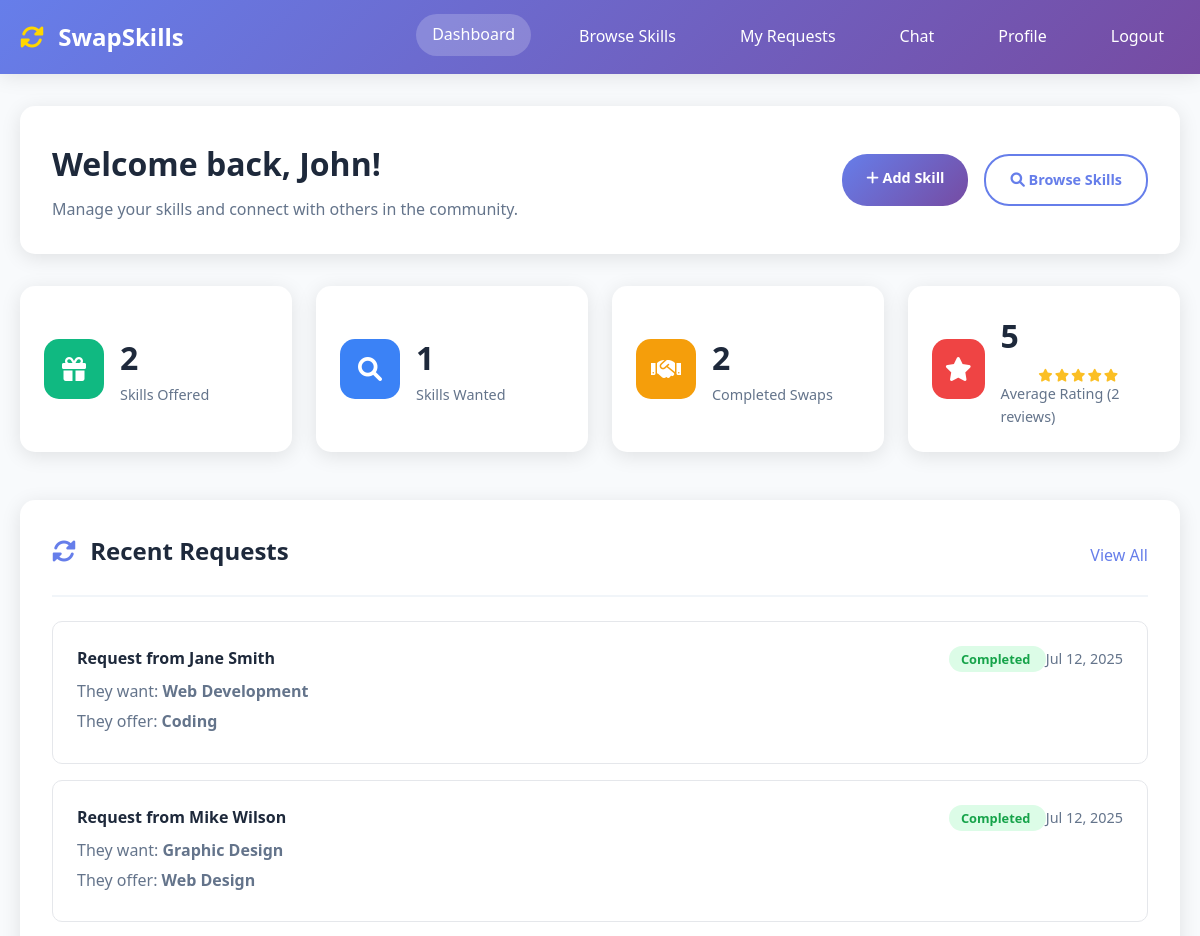
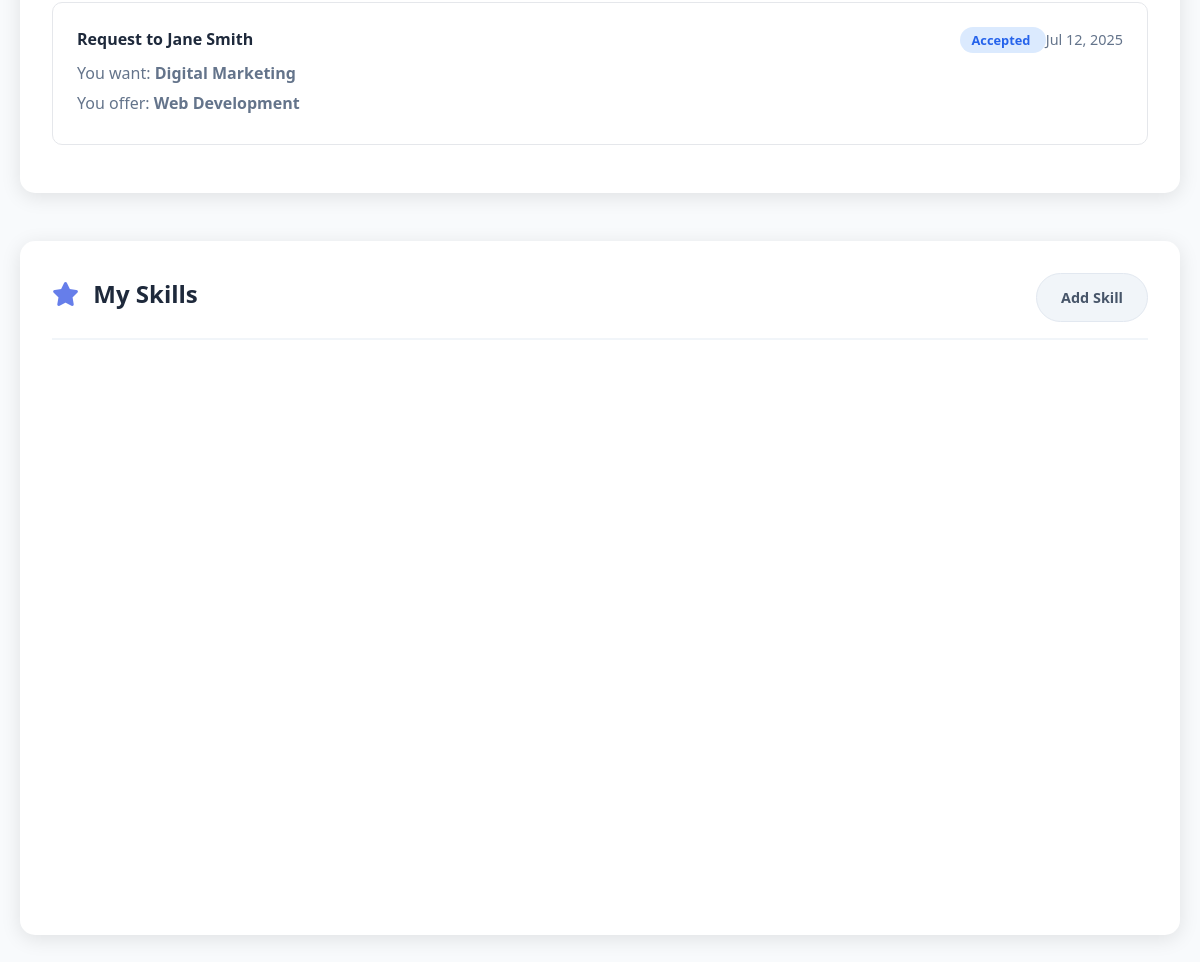
/dashboard.php (signed in), run on the app's committed database (2 pictures, top to bottom).
### tables this page shows
CREATE TABLE `users` (
  `id` int(11) NOT NULL,
  `username` varchar(50) NOT NULL,
  `email` varchar(100) NOT NULL,
  `password` varchar(255) NOT NULL,
  `first_name` varchar(50) DEFAULT NULL,
  `last_name` varchar(50) DEFAULT NULL,
  `profile_image` varchar(255) DEFAULT NULL,
  `location` varchar(100) DEFAULT NULL,
  `availability` text DEFAULT NULL,
  `bio` text DEFAULT NULL,
  `is_public` tinyint(1) DEFAULT 1,
  `is_admin` tinyint(1) DEFAULT 0,
  `is_banned` tinyint(1) DEFAULT 0,
  `last_login` timestamp NULL DEFAULT NULL,
  `created_at` timestamp NOT NULL DEFAULT current_timestamp(),
  `updated_at` timestamp NOT NULL DEFAULT current_timestamp() ON UPDATE current_timestamp()
);

CREATE TABLE `swap_requests` (
  `id` int(11) NOT NULL,
  `requester_id` int(11) NOT NULL,
  `provider_id` int(11) NOT NULL,
  `requester_skill_id` int(11) DEFAULT NULL,
  `provider_skill_id` int(11) NOT NULL,
  `status` enum('pending','accepted','rejected','completed') DEFAULT 'pending',
  `message` text DEFAULT NULL,
  `created_at` timestamp NOT NULL DEFAULT current_timestamp(),
  `updated_at` timestamp NOT NULL DEFAULT current_timestamp() ON UPDATE current_timestamp()
);

CREATE TABLE `skills` (
  `id` int(11) NOT NULL,
  `user_id` int(11) NOT NULL,
  `name` varchar(100) NOT NULL,
  `description` text DEFAULT NULL,
  `category` varchar(50) DEFAULT NULL,
  `level` enum('beginner','intermediate','expert') DEFAULT 'beginner',
  `is_offered` tinyint(1) DEFAULT 1,
  `created_at` timestamp NOT NULL DEFAULT current_timestamp()
);

### config.php (called while the page is built, shortened)
<?php
function getDBConnection() {
    try {
        $pdo = new PDO("mysql:host=".DB_HOST.";dbname=".DB_NAME, DB_USER, DB_PASS);
        $pdo->setAttribute(PDO::ATTR_ERRMODE, PDO::ERRMODE_EXCEPTION);
        return $pdo;
    } catch(PDOException $e) {
        die("Connection failed: " . $e->getMessage());
    }
}
function getCurrentUser() {
    $pdo = getDBConnection();
    $stmt = $pdo->prepare("SELECT * FROM users WHERE id = ?");
    $stmt->execute([$_SESSION['user_id']]);
    return $stmt->fetch(PDO::FETCH_ASSOC);
}
?>

### dashboard.php (the view, shortened to what this page needs)
<?php
require_once 'config.php';
$user = getCurrentUser();
$pdo = getDBConnection();
$stmt = $pdo->prepare("
    SELECT sr.*,
           u1.first_name as requester_first_name, u1.last_name as requester_last_name,
           u2.first_name as provider_first_name, u2.last_name as provider_last_name,
           s1.name as requester_skill_name, s2.name as provider_skill_name
    FROM swap_requests sr
    LEFT JOIN users u1 ON sr.requester_id = u1.id
    LEFT JOIN users u2 ON sr.provider_id = u2.id
    LEFT JOIN skills s1 ON sr.requester_skill_id = s1.id
    LEFT JOIN skills s2 ON sr.provider_skill_id = s2.id
    WHERE sr.requester_id = ? OR sr.provider_id = ?
    ORDER BY sr.created_at DESC LIMIT 5
");
$stmt->execute([$user['id'], $user['id']]);
$recentRequests = $stmt->fetchAll(PDO::FETCH_ASSOC);
$stmt = $pdo->prepare("SELECT COUNT(*) as count FROM skills WHERE user_id = ? AND is_offered = 1");
$stmt->execute([$user['id']]);
$offeredSkills = $stmt->fetch()['count'];
$stmt = $pdo->prepare("SELECT COUNT(*) as count FROM skills WHERE user_id = ? AND is_offered = 0");
$stmt->execute([$user['id']]);
$wantedSkills = $stmt->fetch()['count'];
$stmt = $pdo->prepare("SELECT COUNT(*) as count FROM swap_requests WHERE (requester_id = ? OR provider_id = ?) AND status = 'completed'");
$stmt->execute([$user['id'], $user['id']]);
$completedSwaps = $stmt->fetch()['count'];
$stmt = $pdo->prepare("SELECT AVG(rating) as avg_rating, COUNT(*) as total_ratings FROM reviews WHERE reviewee_id = ?");
$stmt->execute([$user['id']]);
$ratingData = $stmt->fetch(PDO::FETCH_ASSOC);
$averageRating = $ratingData['avg_rating'] ? round($ratingData['avg_rating'], 1) : 0;
$totalRatings = $ratingData['total_ratings'];
?>
<!DOCTYPE html>
<html lang="en">
<head>
    <link rel="stylesheet" href="css/style.css">
    <link href="https://cdnjs.cloudflare.com/ajax/libs/font-awesome/6.0.0/css/all.min.css" rel="stylesheet">
</head>
<body>
    <nav class="navbar">
        <div class="nav-container">
            <div class="nav-logo">
                <h2><i class="fa-solid fa-rotate"></i> SwapSkills</h2>
            </div>
            <div class="nav-menu">
                <a href="dashboard.php" class="nav-link active">Dashboard</a>
                <a href="browse.php" class="nav-link">Browse Skills</a>
                <a href="requests.php" class="nav-link">My Requests</a>
                <a href="chat.php" class="nav-link">
                    Chat
                </a>
                <a href="profile.php" class="nav-link">Profile</a>
                <a href="logout.php" class="nav-link">Logout</a>
            </div>
        </div>
    </nav>
    <div class="dashboard-container">
        <div class="dashboard-header">
            <div class="welcome-section">
                <h1>Welcome back, <?php echo htmlspecialchars($user['first_name']); ?>!</h1>
                <p>Manage your skills and connect with others in the community.</p>
            </div>
            <div class="quick-actions">
                <a href="add-skill.php" class="btn btn-primary">
                    <i class="fas fa-plus"></i> Add Skill
                </a>
                <a href="browse.php" class="btn btn-outline">
                    <i class="fas fa-search"></i> Browse Skills
                </a>
            </div>
        </div>
        <div class="stats-cards">
            <div class="stat-card">
                <div class="stat-icon">
                    <i class="fas fa-gift"></i>
                </div>
                <div class="stat-content">
                    <h3><?php echo $offeredSkills; ?></h3>
                    <p>Skills Offered</p>
                </div>
            </div>
            <div class="stat-card">
                <div class="stat-icon">
                    <i class="fas fa-search"></i>
                </div>
                <div class="stat-content">
                    <h3><?php echo $wantedSkills; ?></h3>
                    <p>Skills Wanted</p>
                </div>
            </div>
            <div class="stat-card">
                <div class="stat-icon">
                    <i class="fas fa-handshake"></i>
                </div>
                <div class="stat-content">
                    <h3><?php echo $completedSwaps; ?></h3>
                    <p>Completed Swaps</p>
                </div>
            </div>
            <div class="stat-card">
                <div class="stat-icon">
                    <i class="fas fa-star"></i>
                </div>
                <div class="stat-content">
                    <h3>
                        <?php if ($totalRatings > 0): ?>
                            <?php echo $averageRating; ?>
                            <div class="rating-stars">
                                <?php for ($i = 1; $i <= 5; $i++): ?>
                                    <i class="fas fa-star <?php echo ($i <= $averageRating) ? 'filled' : 'empty'; ?>"></i>
                                <?php endfor; ?>
                            </div>
                        <?php else: ?>
                            --
                        <?php endif; ?>
                    </h3>
                    <p>Average Rating <?php echo $totalRatings > 0 ? "($totalRatings reviews)" : "(No ratings yet)"; ?></p>
                </div>
            </div>
        </div>
        <div class="dashboard-content">
            <div class="dashboard-section">
                <div class="section-header">
                    <h2><i class="fa-solid fa-rotate"></i> Recent Requests</h2>
                    <a href="requests.php" class="view-all">View All</a>
                </div>
                <div class="requests-list">
                    <?php if (empty($recentRequests)): ?>
                        <div class="empty-state">
                            <i class="fas fa-inbox"></i>
                            <h3>No Recent Requests</h3>
                            <p>Start browsing skills to send your first request!</p>
                            <a href="browse.php" class="btn btn-primary">Browse Skills</a>
                        </div>
                    <?php else: ?>
                        <?php foreach ($recentRequests as $request): ?>
                            <div class="request-item">
                                <div class="request-info">
                                    <div class="request-details">
                                        <?php if ($request['requester_id'] == $user['id']): ?>
                                            <h4>Request to <?php echo htmlspecialchars($request['provider_first_name'] . ' ' . $request['provider_last_name']); ?></h4>
                                            <p>You want: <strong><?php echo htmlspecialchars($request['provider_skill_name']); ?></strong></p>
                                            <?php if ($request['requester_skill_name']): ?>
                                                <p>You offer: <strong><?php echo htmlspecialchars($request['requester_skill_name']); ?></strong></p>
                                            <?php endif; ?>
                                        <?php else: ?>
                                            <h4>Request from <?php echo htmlspecialchars($request['requester_first_name'] . ' ' . $request['requester_last_name']); ?></h4>
                                            <p>They want: <strong><?php echo htmlspecialchars($request['provider_skill_name']); ?></strong></p>
                                            <?php if ($request['requester_skill_name']): ?>
                                                <p>They offer: <strong><?php echo htmlspecialchars($request['requester_skill_name']); ?></strong></p>
                                            <?php endif; ?>
                                        <?php endif; ?>
                                    </div>
                                    <div class="request-meta">
                                        <span class="status status-<?php echo $request['status']; ?>">
                                            <?php echo ucfirst($request['status']); ?>
                                        </span>
                                        <span class="date"><?php echo date('M j, Y', strtotime($request['created_at'])); ?></span>
                                    </div>
                                </div>
                            </div>
                        <?php endforeach; ?>
                    <?php endif; ?>
                </div>
            </div>
            <div class="dashboard-section">
                <div class="section-header">
                    <h2><i class="fas fa-star"></i> My Skills</h2>
                    <a href="add-skill.php" class="btn btn-secondary">Add Skill</a>
                </div>
                <div class="skills-grid">
                </div>
            </div>
        </div>
    </div>
</body>
</html>

### data on the page
users: first_name "John"
swap_requests: requester.last_name "Jane Smith", provider_skill.name "Web Development", requester_skill.name "Coding", status "Completed", created_at "Jul 12, 2025"
swap_requests: requester.last_name "Mike Wilson", provider_skill.name "Graphic Design", requester_skill.name "Web Design", status "Completed", created_at "Jul 12, 2025"
swap_requests: provider.last_name "Jane Smith", provider_skill.name "Digital Marketing", requester_skill.name "Web Development", status "Accepted", created_at "Jul 12, 2025"

### other printed values
$offeredSkills "2"
$wantedSkills "1"
$completedSwaps "2"
$averageRating "5"
$totalRatings "2"
